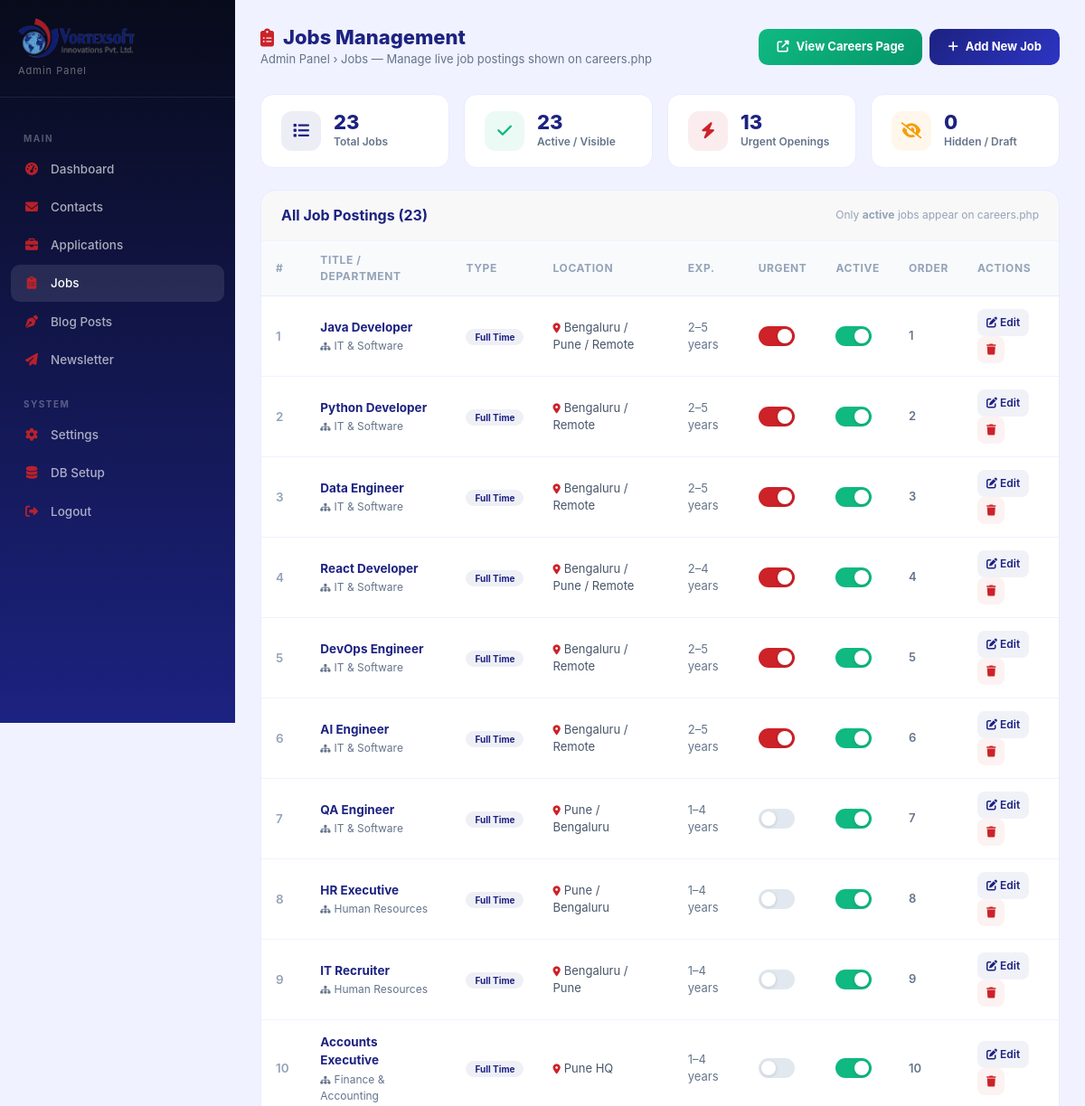
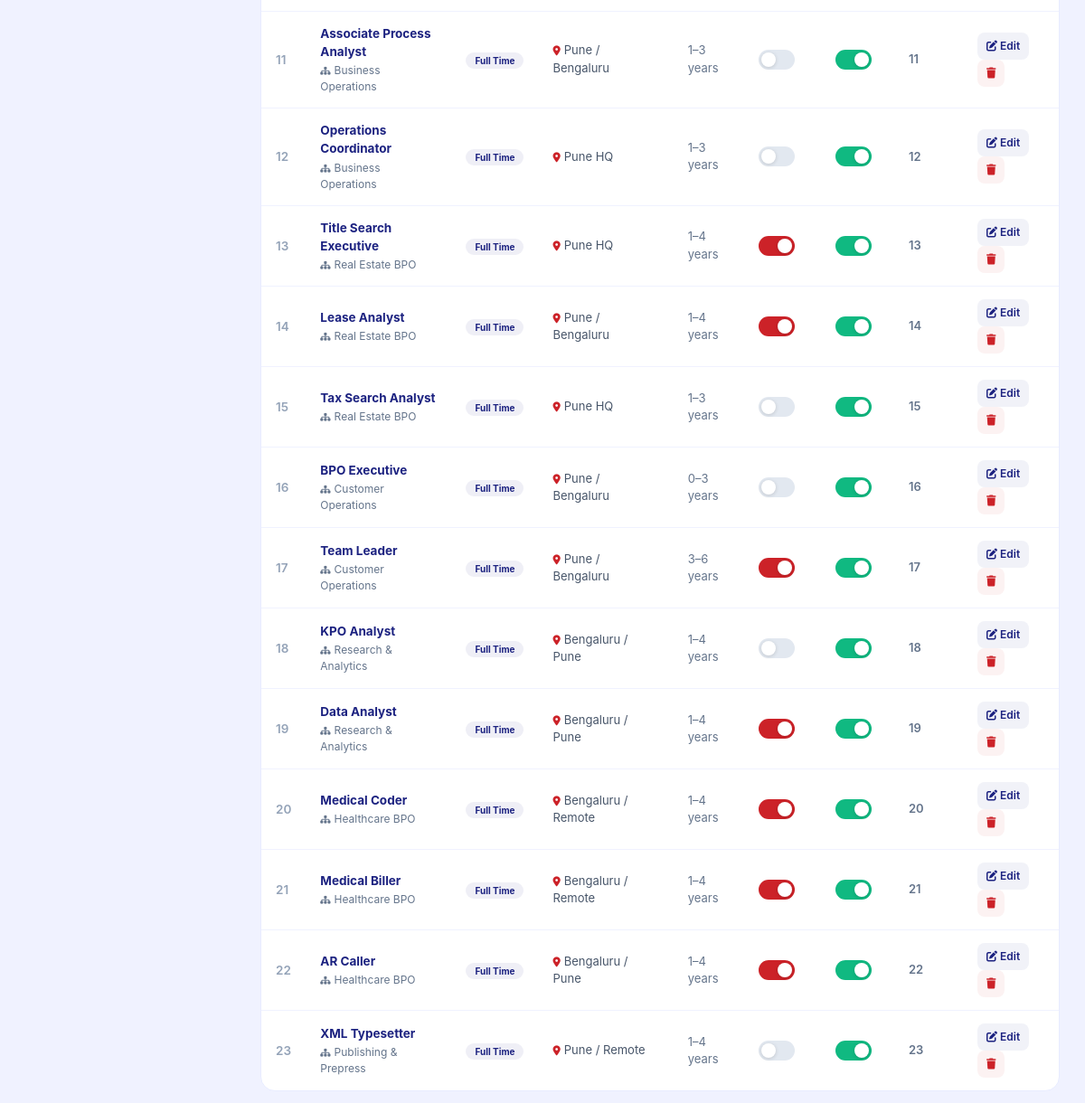
Screenshot of /admin/jobs.php (signed in) with the database file from the repository (2 pictures, top to bottom).
### tables this page shows
CREATE TABLE IF NOT EXISTS `jobs` (
  `id`               INT UNSIGNED NOT NULL AUTO_INCREMENT,
  `title`            VARCHAR(200) NOT NULL,
  `department`       VARCHAR(100) NOT NULL,
  `type`             VARCHAR(60)  NOT NULL DEFAULT 'Full Time',
  `location`         VARCHAR(120) NOT NULL,
  `experience_range` VARCHAR(60)  DEFAULT NULL,
  `skills_json`      TEXT         DEFAULT NULL,
  `description`      TEXT         NOT NULL,
  `is_urgent`        TINYINT(1)   NOT NULL DEFAULT 0,
  `is_active`        TINYINT(1)   NOT NULL DEFAULT 1,
  `sort_order`       INT UNSIGNED NOT NULL DEFAULT 0,
  `created_at`       DATETIME     NOT NULL DEFAULT CURRENT_TIMESTAMP,
  `updated_at`       DATETIME     NOT NULL DEFAULT CURRENT_TIMESTAMP ON UPDATE CURRENT_TIMESTAMP,
  PRIMARY KEY (`id`),
  INDEX `idx_is_active`  (`is_active`),
  INDEX `idx_sort_order` (`sort_order`)
);

### admin/jobs.php (the view, shortened to what this page needs)
<?php
$db = getDB();
$jobs = $db->query("SELECT * FROM jobs ORDER BY sort_order ASC, created_at ASC")->fetchAll(PDO::FETCH_ASSOC);
?>
<!DOCTYPE html>
<html lang="en">
<head>
<link rel="stylesheet" href="../assets/vendor/bootstrap.min.css">
<link rel="stylesheet" href="../assets/vendor/fontawesome/all.min.css">
</head>
<body>
<div class="admin-sidebar">
    <div class="sidebar-logo">
        <div>
            <img src="/logo-header.png?v=20260912" alt="Vortexsoft Innovations Private Limited">
            <div class="sub">Admin Panel</div>
        </div>
    </div>
    <nav class="sidebar-nav">
        <div class="sidebar-section">Main</div>
        <a href="dashboard.php"><i class="fas fa-tachometer-alt"></i> Dashboard</a>
        <a href="contacts.php"><i class="fas fa-envelope"></i> Contacts</a>
        <a href="applications.php"><i class="fas fa-briefcase"></i> Applications</a>
        <a href="jobs.php" class="active"><i class="fas fa-clipboard-list"></i> Jobs</a>
        <a href="blog-posts.php"><i class="fas fa-pen-nib"></i> Blog Posts</a>
        <a href="newsletter.php"><i class="fas fa-paper-plane"></i> Newsletter</a>
        <div class="sidebar-section">System</div>
        <a href="settings.php"><i class="fas fa-cog"></i> Settings</a>
        <a href="setup_db.php"><i class="fas fa-database"></i> DB Setup</a>
        <a href="logout.php"><i class="fas fa-sign-out-alt"></i> Logout</a>
    </nav>
</div>
<div class="main-content">
    <div class="topbar">
        <div>
            <h1><i class="fas fa-clipboard-list" style="color:#CC2228;margin-right:10px;font-size:20px;"></i>Jobs Management</h1>
            <div class="page-breadcrumb">Admin Panel &rsaquo; Jobs &mdash; Manage live job postings shown on careers.php</div>
        </div>
        <div class="d-flex gap-2 flex-wrap">
            <a href="https://www.vortexsoftinnovations.com/careers.php" target="_blank" class="btn-add" style="background:linear-gradient(135deg,#10b981,#059669);">
                <i class="fas fa-external-link-alt"></i> View Careers Page
            </a>
            <button class="btn-add" onclick="openAddModal()">
                <i class="fas fa-plus"></i> Add New Job
            </button>
        </div>
    </div>
    <div class="stats-row">
        <?php
        $total  = count($jobs);
        $active = count(array_filter($jobs, fn($j) => $j['is_active']));
        $urgent = count(array_filter($jobs, fn($j) => $j['is_urgent']));
        ?>
        <div class="stat-card">
            <div class="stat-icon" style="background:rgba(28,34,128,.08);color:#1C2280;"><i class="fas fa-list"></i></div>
            <div><div class="stat-num"><?= $total ?></div><div class="stat-label">Total Jobs</div></div>
        </div>
        <div class="stat-card">
            <div class="stat-icon" style="background:rgba(16,185,129,.08);color:#10b981;"><i class="fas fa-check"></i></div>
            <div><div class="stat-num"><?= $active ?></div><div class="stat-label">Active / Visible</div></div>
        </div>
        <div class="stat-card">
            <div class="stat-icon" style="background:rgba(204,34,40,.08);color:#CC2228;"><i class="fas fa-bolt"></i></div>
            <div><div class="stat-num"><?= $urgent ?></div><div class="stat-label">Urgent Openings</div></div>
        </div>
        <div class="stat-card">
            <div class="stat-icon" style="background:rgba(245,158,11,.08);color:#f59e0b;"><i class="fas fa-eye-slash"></i></div>
            <div><div class="stat-num"><?= $total - $active ?></div><div class="stat-label">Hidden / Draft</div></div>
        </div>
    </div>
    <div class="card">
        <div class="card-header">
            <h5>All Job Postings (<?= $total ?>)</h5>
            <span style="font-size:12px;color:#94a3b8;">Only <strong>active</strong> jobs appear on careers.php</span>
        </div>
        <?php if (empty($jobs)): ?>
        <div style="text-align:center;padding:60px;color:#94a3b8;">
            <i class="fas fa-clipboard-list" style="font-size:48px;opacity:.3;margin-bottom:12px;display:block;"></i>
            <p style="font-size:14px;">No jobs yet. Click <strong>Add New Job</strong> to create the first posting.</p>
        </div>
        <?php else: ?>
        <div style="overflow-x:auto;">
        <table>
            <thead>
                <tr>
                    <th>#</th>
                    <th>Title / Department</th>
                    <th>Type</th>
                    <th>Location</th>
                    <th>Exp.</th>
                    <th>Urgent</th>
                    <th>Active</th>
                    <th>Order</th>
                    <th>Actions</th>
                </tr>
            </thead>
            <tbody>
            <?php foreach ($jobs as $j): ?>
            <tr>
                <td style="color:#94a3b8;font-weight:600;"><?= $j['id'] ?></td>
                <td>
                    <div style="font-weight:700;color:#1C2280;"><?= htmlspecialchars($j['title']) ?></div>
                    <div style="font-size:12px;color:#64748b;margin-top:2px;"><i class="fas fa-sitemap" style="font-size:10px;margin-right:4px;"></i><?= htmlspecialchars($j['department']) ?></div>
                </td>
                <td><span class="badge-type"><?= htmlspecialchars($j['type']) ?></span></td>
                <td style="font-size:13px;color:#475569;"><i class="fas fa-map-marker-alt" style="color:#CC2228;font-size:11px;margin-right:4px;"></i><?= htmlspecialchars($j['location']) ?></td>
                <td style="font-size:13px;color:#64748b;"><?= htmlspecialchars($j['experience_range'] ?? '—') ?></td>
                <td>
                    <label class="toggle-switch">
                        <span class="toggle-slider" style="<?= $j['is_urgent'] ? 'background:#CC2228' : '' ?>"></span>
                    </label>
                </td>
                <td>
                    <label class="toggle-switch">
                        <span class="toggle-slider"></span>
                    </label>
                </td>
                <td style="font-size:13px;color:#64748b;font-weight:600;"><?= $j['sort_order'] ?></td>
                <td>
                    <button class="btn-action btn-edit" onclick='openEditModal(<?= json_encode($j) ?>)'>
                        <i class="fas fa-edit"></i> Edit
                    </button>
                    <button class="btn-action btn-del" onclick="confirmDelete(<?= $j['id'] ?>, '<?= htmlspecialchars(addslashes($j['title'])) ?>')">
                        <i class="fas fa-trash"></i>
                    </button>
                </td>
            </tr>
            <?php endforeach; ?>
            </tbody>
        </table>
        </div>
        <?php endif; ?>
    </div>
</div>
</body>
</html>

### admin/jobs.php (style rules this page uses)
* { box-sizing:border-box }
body { margin:0;font-family:'Inter',sans-serif;background:#f0f2ff;color:#1a1d3a }
.admin-sidebar { position:fixed;top:0;left:0;width:260px;height:100vh;background:linear-gradient(180deg,#080B1A 0%,#1C2280 100%);padding:0;overflow-y:auto;z-index:100;display:flex;flex-direction:column }
.sidebar-logo { padding:20px;border-bottom:1px solid rgba(255,255,255,.08);display:flex;align-items:center;justify-content:space-between }
.sidebar-logo img { height:44px;object-fit:contain }
.sidebar-logo .sub { font-size:11px;color:rgba(255,255,255,.4);letter-spacing:1px;margin-top:6px }
.sidebar-nav { padding:16px 12px;flex:1 }
.sidebar-nav a { display:flex;align-items:center;gap:12px;padding:10px 14px;border-radius:10px;color:rgba(255,255,255,.65);text-decoration:none;font-size:13.5px;font-weight:500;margin-bottom:2px;transition:all .2s }
.sidebar-nav a:hover,.sidebar-nav a.active { background:rgba(255,255,255,.1);color:#fff }
.sidebar-nav a i { width:18px;text-align:center;font-size:14px;color:#CC2228;opacity:.9 }
.sidebar-section { font-size:10px;font-weight:700;text-transform:uppercase;letter-spacing:1.5px;color:rgba(255,255,255,.3);padding:14px 14px 6px;margin-top:8px }
.main-content { margin-left:260px;padding:28px;min-height:100vh }
.topbar { display:flex;justify-content:space-between;align-items:center;margin-bottom:28px;flex-wrap:wrap;gap:12px }
.topbar h1 { font-size:22px;font-weight:800;color:#1C2280;margin:0 }
.page-breadcrumb { font-size:13px;color:#64748b;margin-top:2px }
.stats-row { display:flex;gap:16px;margin-bottom:24px;flex-wrap:wrap }
.stat-card { background:#fff;border-radius:14px;padding:18px 22px;flex:1;min-width:140px;border:1px solid #e8ecff;display:flex;align-items:center;gap:14px }
.stat-icon { width:44px;height:44px;border-radius:12px;display:flex;align-items:center;justify-content:center;font-size:18px;flex-shrink:0 }
.stat-num { font-size:22px;font-weight:800;color:#1C2280;line-height:1 }
.stat-label { font-size:12px;color:#64748b;font-weight:600;margin-top:2px }
.card { background:#fff;border-radius:16px;border:1px solid #e8ecff;overflow:hidden }
.card-header { padding:18px 22px;border-bottom:1px solid #f0f2ff;display:flex;justify-content:space-between;align-items:center }
.card-header h5 { margin:0;font-weight:700;font-size:16px;color:#1C2280 }
.btn-add { background:linear-gradient(135deg,#1C2280,#2d35c4);color:#fff;border:none;border-radius:10px;padding:10px 20px;font-size:13px;font-weight:700;cursor:pointer;display:inline-flex;align-items:center;gap:8px;transition:all .2s;text-decoration:none }
table { width:100%;border-collapse:collapse }
thead th { padding:12px 16px;font-size:12px;font-weight:700;text-transform:uppercase;letter-spacing:.6px;color:#94a3b8;background:#f8fafc;border-bottom:1px solid #e8ecff;text-align:left }
tbody td { padding:14px 16px;border-bottom:1px solid #f0f2ff;font-size:13.5px;vertical-align:middle }
tbody tr:last-child td { border-bottom:none }
.badge-type { background:rgba(28,34,128,.07);color:#1C2280;font-size:10px;font-weight:700;padding:3px 10px;border-radius:100px;white-space:nowrap }
.toggle-switch { position:relative;display:inline-block;width:40px;height:22px }
.toggle-slider { position:absolute;cursor:pointer;inset:0;background:#e2e8f0;border-radius:22px;transition:.3s }
.toggle-slider:before { position:absolute;content:"";height:16px;width:16px;left:3px;bottom:3px;background:#fff;border-radius:50%;transition:.3s;box-shadow:0 1px 4px rgba(0,0,0,.15) }
input:checked+.toggle-slider { background:#10b981 }
input:checked+.toggle-slider:before { transform:translateX(18px) }
.btn-action { border:none;background:none;cursor:pointer;padding:6px 10px;border-radius:8px;font-size:12px;font-weight:600;transition:all .15s }
.btn-edit { color:#1C2280;background:rgba(28,34,128,.06) }
.btn-del { color:#CC2228;background:rgba(204,34,40,.06) }

### rows the page displays
jobs: id "1", title "Java Developer", department "IT & Software", type "Full Time", location "Bengaluru / Pune / Remote", experience_range "2–5 years", is_urgent 1 (drawn), sort_order "1"
jobs: id "2", title "Python Developer", department "IT & Software", type "Full Time", location "Bengaluru / Remote", experience_range "2–5 years", is_urgent 1 (drawn), sort_order "2"
jobs: id "3", title "Data Engineer", department "IT & Software", type "Full Time", location "Bengaluru / Remote", experience_range "2–5 years", is_urgent 1 (drawn), sort_order "3"
jobs: id "4", title "React Developer", department "IT & Software", type "Full Time", location "Bengaluru / Pune / Remote", experience_range "2–4 years", is_urgent 1 (drawn), sort_order "4"
jobs: id "5", title "DevOps Engineer", department "IT & Software", type "Full Time", location "Bengaluru / Remote", experience_range "2–5 years", is_urgent 1 (drawn), sort_order "5"
jobs: id "6", title "AI Engineer", department "IT & Software", type "Full Time", location "Bengaluru / Remote", experience_range "2–5 years", is_urgent 1 (drawn), sort_order "6"
jobs: id "7", title "QA Engineer", department "IT & Software", type "Full Time", location "Pune / Bengaluru", experience_range "1–4 years", is_urgent 0 (drawn), sort_order "7"
jobs: id "8", title "HR Executive", department "Human Resources", type "Full Time", location "Pune / Bengaluru", experience_range "1–4 years", is_urgent 0 (drawn), sort_order "8"
jobs: id "9", title "IT Recruiter", department "Human Resources", type "Full Time", location "Bengaluru / Pune", experience_range "1–4 years", is_urgent 0 (drawn), sort_order "9"
jobs: id "10", title "Accounts Executive", department "Finance & Accounting", type "Full Time", location "Pune HQ", experience_range "1–4 years", is_urgent 0 (drawn), sort_order "10"
jobs: id "11", title "Associate Process Analyst", department "Business Operations", type "Full Time", location "Pune / Bengaluru", experience_range "1–3 years", is_urgent 0 (drawn), sort_order "11"
jobs: id "12", title "Operations Coordinator", department "Business Operations", type "Full Time", location "Pune HQ", experience_range "1–3 years", is_urgent 0 (drawn), sort_order "12"
jobs: id "13", title "Title Search Executive", department "Real Estate BPO", type "Full Time", location "Pune HQ", experience_range "1–4 years", is_urgent 1 (drawn), sort_order "13"
jobs: id "14", title "Lease Analyst", department "Real Estate BPO", type "Full Time", location "Pune / Bengaluru", experience_range "1–4 years", is_urgent 1 (drawn), sort_order "14"
jobs: id "15", title "Tax Search Analyst", department "Real Estate BPO", type "Full Time", location "Pune HQ", experience_range "1–3 years", is_urgent 0 (drawn), sort_order "15"
jobs: id "16", title "BPO Executive", department "Customer Operations", type "Full Time", location "Pune / Bengaluru", experience_range "0–3 years", is_urgent 0 (drawn), sort_order "16"
jobs: id "17", title "Team Leader", department "Customer Operations", type "Full Time", location "Pune / Bengaluru", experience_range "3–6 years", is_urgent 1 (drawn), sort_order "17"
jobs: id "18", title "KPO Analyst", department "Research & Analytics", type "Full Time", location "Bengaluru / Pune", experience_range "1–4 years", is_urgent 0 (drawn), sort_order "18"
jobs: id "19", title "Data Analyst", department "Research & Analytics", type "Full Time", location "Bengaluru / Pune", experience_range "1–4 years", is_urgent 1 (drawn), sort_order "19"
jobs: id "20", title "Medical Coder", department "Healthcare BPO", type "Full Time", location "Bengaluru / Remote", experience_range "1–4 years", is_urgent 1 (drawn), sort_order "20"
jobs: id "21", title "Medical Biller", department "Healthcare BPO", type "Full Time", location "Bengaluru / Remote", experience_range "1–4 years", is_urgent 1 (drawn), sort_order "21"
jobs: id "22", title "AR Caller", department "Healthcare BPO", type "Full Time", location "Bengaluru / Pune", experience_range "1–4 years", is_urgent 1 (drawn), sort_order "22"
jobs: id "23", title "XML Typesetter", department "Publishing & Prepress", type "Full Time", location "Pune / Remote", experience_range "1–4 years", is_urgent 0 (drawn), sort_order "23"

### other values shown
$total "23"
$active "23"
$urgent "13"
$total - $active "0"
